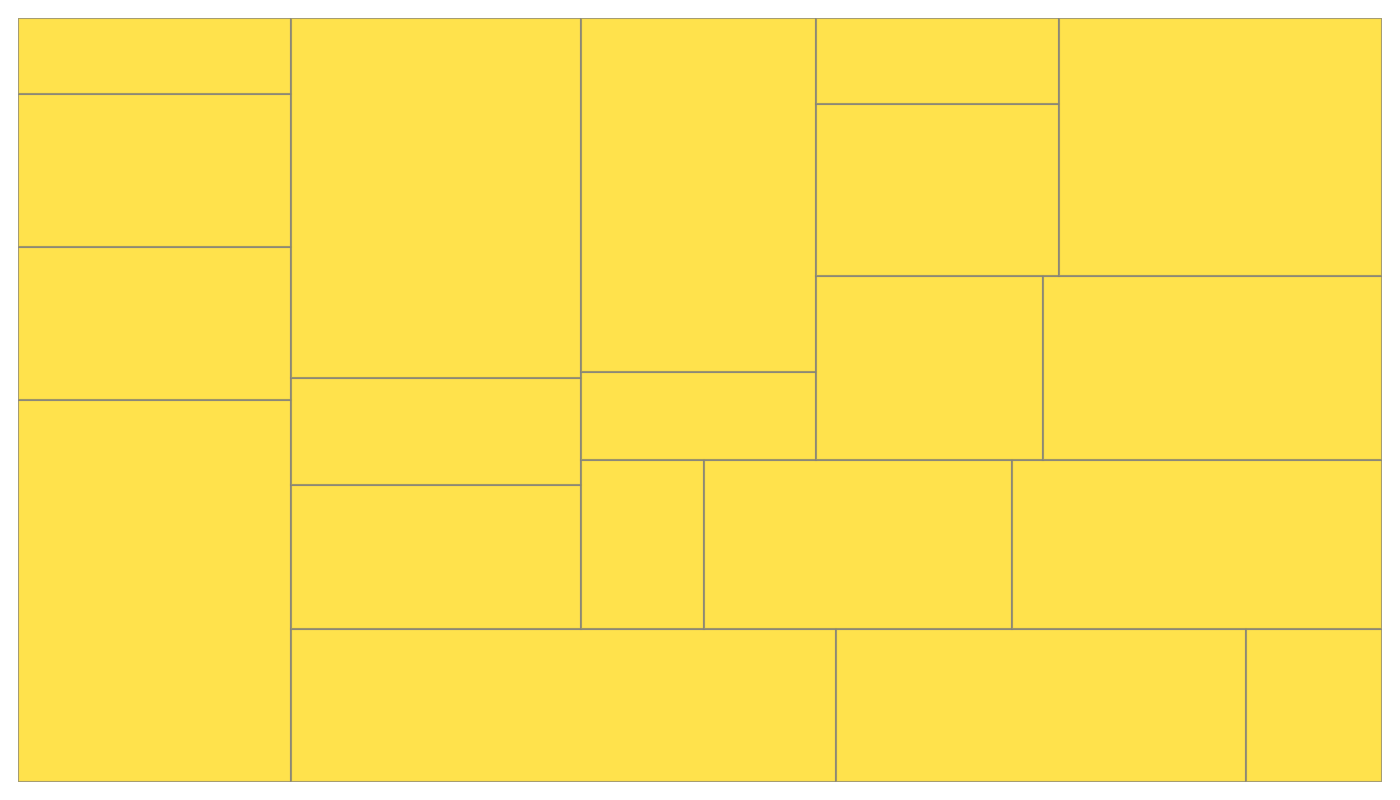

The script that drew this image:
import matplotlib.pyplot as plt
import squarify

sectors = ['Residential Areas', 'Commercial Districts', 'Industrial Zones', 'Public Facilities', 'Transportation']
energy_sources = ['Solar', 'Wind', 'Bioenergy', 'Hydro']

data = {
    'Residential Areas': [50, 20, 20, 10],
    'Commercial Districts': [40, 30, 10, 20],
    'Industrial Zones': [15, 50, 10, 25],
    'Public Facilities': [30, 10, 40, 20],
    'Transportation': [30, 20, 10, 40]
}

sizes = []
for sector in sectors:
    for percent in data[sector]:
        sizes.append(percent)

single_color = '#FFD700'  # Gold

plt.figure(figsize=(14, 8))
squarify.plot(sizes=sizes, color=[single_color] * len(sizes), alpha=0.7, edgecolor="grey", linewidth=1.5)

plt.axis('off')
plt.tight_layout()
plt.show()
